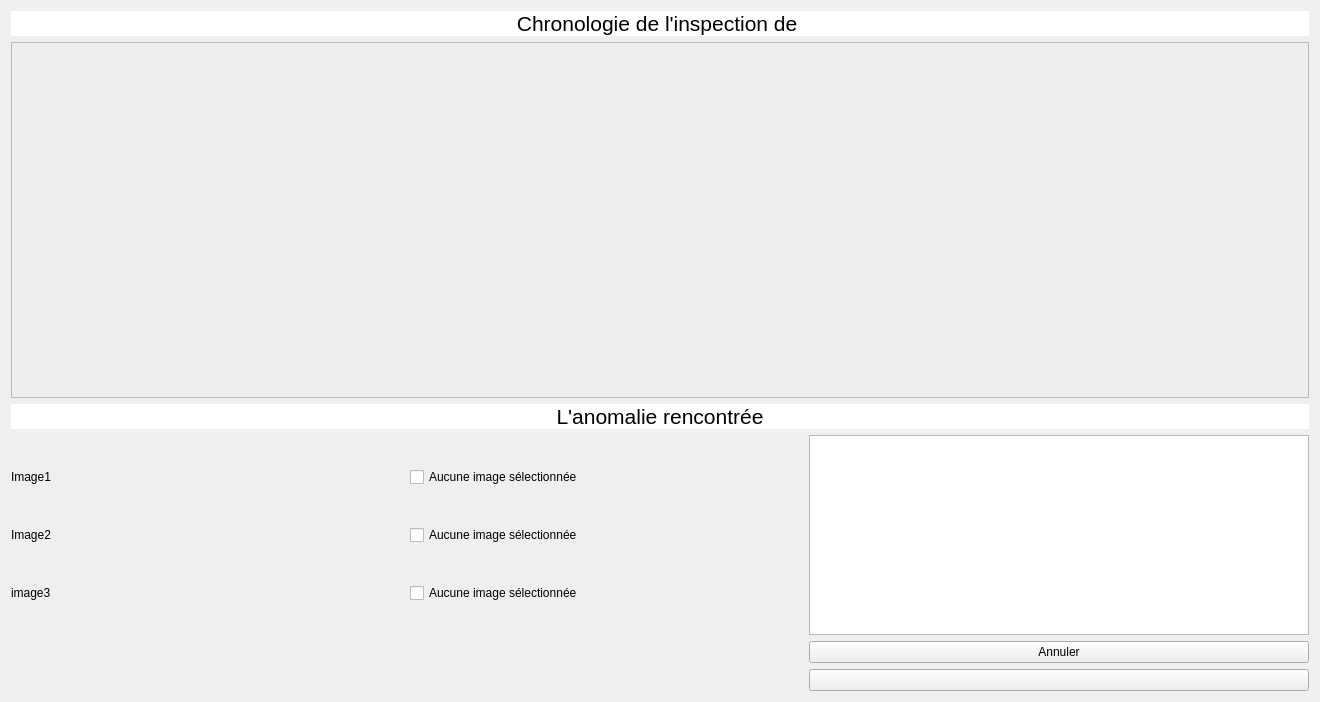
<?xml version="1.0" encoding="UTF-8"?>
<ui version="4.0">
 <class>ChronologieAnomalie</class>
 <widget class="QWidget" name="ChronologieAnomalie">
  <property name="geometry">
   <rect>
    <x>0</x>
    <y>0</y>
    <width>1320</width>
    <height>702</height>
   </rect>
  </property>
  <property name="windowTitle">
   <string>ChronologieAnomalie</string>
  </property>
  <layout class="QGridLayout" name="gridLayout">
   <item row="0" column="0" colspan="2">
    <widget class="QLabel" name="labelChronologie">
     <property name="font">
      <font>
       <pointsize>16</pointsize>
      </font>
     </property>
     <property name="styleSheet">
      <string notr="true">background-color: white;</string>
     </property>
     <property name="text">
      <string>Chronologie de l'inspection de </string>
     </property>
     <property name="alignment">
      <set>Qt::AlignCenter</set>
     </property>
    </widget>
   </item>
   <item row="2" column="0" colspan="2">
    <widget class="QLabel" name="labelAnomalie">
     <property name="font">
      <font>
       <pointsize>16</pointsize>
      </font>
     </property>
     <property name="styleSheet">
      <string notr="true">background-color: white;</string>
     </property>
     <property name="text">
      <string>L'anomalie rencontrée</string>
     </property>
     <property name="alignment">
      <set>Qt::AlignBottom|Qt::AlignHCenter</set>
     </property>
    </widget>
   </item>
   <item row="1" column="0" colspan="2">
    <widget class="QTableWidget" name="tableWidgetChronologie">
     <property name="maximumSize">
      <size>
       <width>16777215</width>
       <height>16777215</height>
      </size>
     </property>
     <property name="font">
      <font>
       <weight>75</weight>
       <bold>true</bold>
      </font>
     </property>
     <property name="tabletTracking">
      <bool>false</bool>
     </property>
     <property name="styleSheet">
      <string notr="true">
background-color: rgb(238, 238, 236);
alternate-background-color:#606060;
selection-background-color:#282828;
</string>
     </property>
     <property name="autoScroll">
      <bool>true</bool>
     </property>
     <property name="alternatingRowColors">
      <bool>false</bool>
     </property>
     <property name="selectionBehavior">
      <enum>QAbstractItemView::SelectRows</enum>
     </property>
     <property name="gridStyle">
      <enum>Qt::SolidLine</enum>
     </property>
     <property name="sortingEnabled">
      <bool>false</bool>
     </property>
     <property name="wordWrap">
      <bool>true</bool>
     </property>
     <property name="cornerButtonEnabled">
      <bool>true</bool>
     </property>
     <property name="columnCount">
      <number>0</number>
     </property>
     <attribute name="verticalHeaderMinimumSectionSize">
      <number>20</number>
     </attribute>
     <attribute name="verticalHeaderShowSortIndicator" stdset="0">
      <bool>false</bool>
     </attribute>
    </widget>
   </item>
   <item row="3" column="1">
    <widget class="QTextBrowser" name="textBrowser">
     <property name="maximumSize">
      <size>
       <width>500</width>
       <height>200</height>
      </size>
     </property>
    </widget>
   </item>
   <item row="3" column="0">
    <layout class="QVBoxLayout" name="verticalLayout">
     <item>
      <layout class="QHBoxLayout" name="horizontalLayout">
       <item>
        <widget class="QLabel" name="labelImage1">
         <property name="text">
          <string>Image1</string>
         </property>
        </widget>
       </item>
       <item>
        <widget class="QCheckBoxImage" name="checkBox1">
         <property name="text">
          <string>Aucune image sélectionnée</string>
         </property>
        </widget>
       </item>
      </layout>
     </item>
     <item>
      <layout class="QHBoxLayout" name="horizontalLayout_2">
       <item>
        <widget class="QLabel" name="labelImage_2">
         <property name="text">
          <string>Image2</string>
         </property>
        </widget>
       </item>
       <item>
        <widget class="QCheckBoxImage" name="checkBox_2">
         <property name="text">
          <string>Aucune image sélectionnée</string>
         </property>
        </widget>
       </item>
      </layout>
     </item>
     <item>
      <layout class="QHBoxLayout" name="horizontalLayout_3">
       <item>
        <widget class="QLabel" name="labelImage_3">
         <property name="text">
          <string>image3</string>
         </property>
        </widget>
       </item>
       <item>
        <widget class="QCheckBoxImage" name="checkBox_3">
         <property name="text">
          <string>Aucune image sélectionnée</string>
         </property>
        </widget>
       </item>
      </layout>
     </item>
    </layout>
   </item>
   <item row="5" column="1">
    <widget class="QPushButton" name="pushButtonpdf">
     <property name="text">
      <string/>
     </property>
     <property name="icon">
      <iconset resource="Images.qrc">
       <normaloff>:/img/images/pdf-file.svg</normaloff>:/img/images/pdf-file.svg</iconset>
     </property>
     <property name="iconSize">
      <size>
       <width>71</width>
       <height>48</height>
      </size>
     </property>
    </widget>
   </item>
   <item row="4" column="1">
    <widget class="QPushButton" name="PushButtonAnnuler">
     <property name="text">
      <string>Annuler</string>
     </property>
    </widget>
   </item>
  </layout>
 </widget>
 <customwidgets>
  <customwidget>
   <class>QCheckBoxImage</class>
   <extends>QCheckBox</extends>
   <header>qcheckboximage.h</header>
  </customwidget>
 </customwidgets>
 <resources>
  <include location="Images.qrc"/>
 </resources>
 <connections/>
</ui>
